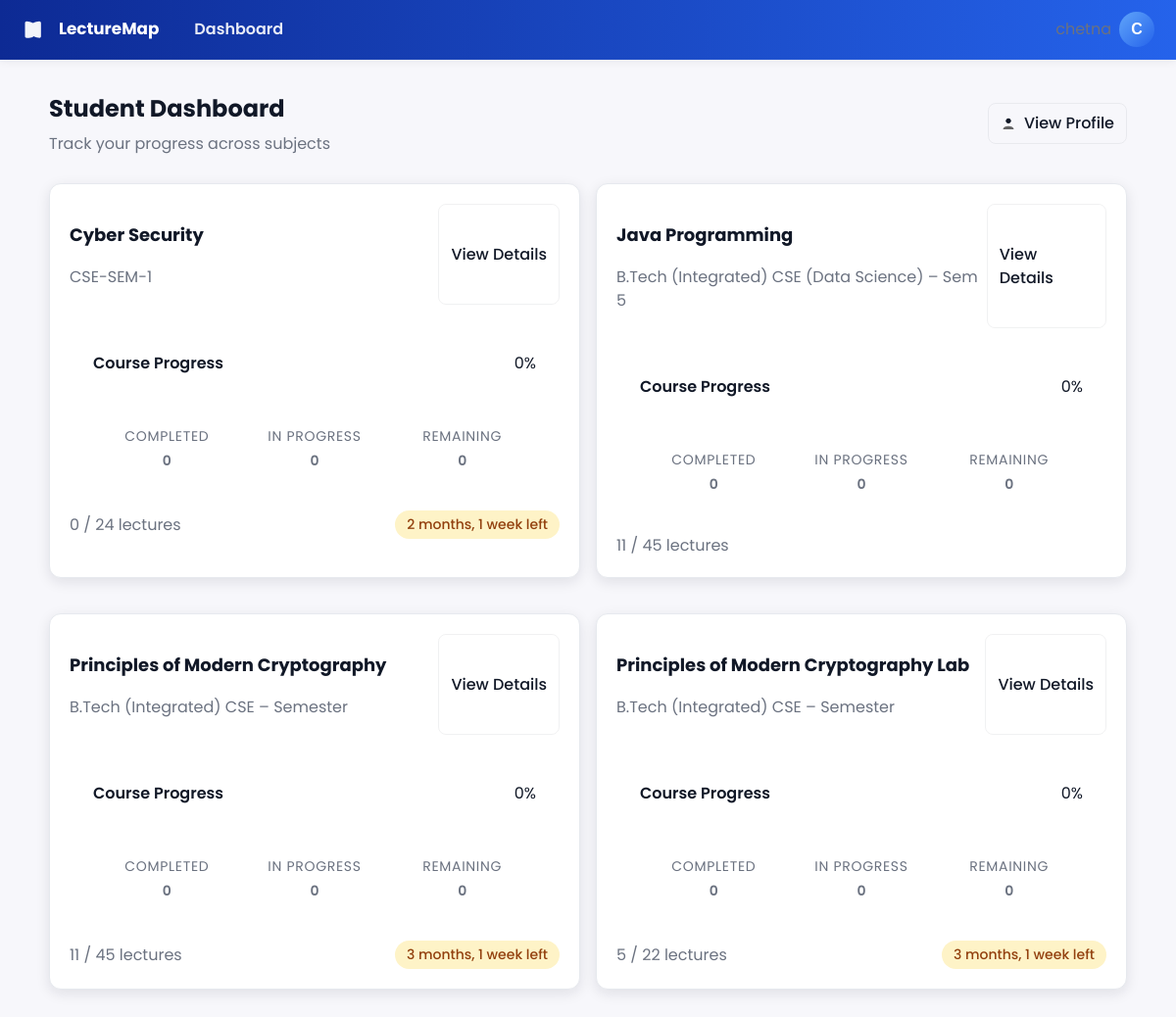
The app's page /student/ (signed in) with its own data.
### myapp/models.py (models this page shows, shortened)
class Subject(models.Model):
    name = models.CharField(max_length=200, unique=True)
    class_name = models.CharField(max_length=120, default="CSE-SEM-1")
    planned_lectures = models.PositiveIntegerField(default=24)
    start_date = models.DateField(default=timezone.now)
    end_date = models.DateField(null=True, blank=True)
    teacher = models.ForeignKey(User, on_delete=models.CASCADE, related_name='taught_subjects', null=True)
    @property
    def conducted_lectures(self):
        return self.sessions.count()
    @property
    def progress_percent(self):
        total_topics = Topic.objects.filter(chapter__subject=self).count()
        if total_topics == 0:
            return 0
        completed = TopicProgress.objects.filter(
            topic__chapter__subject=self,
            status='completed'
        ).count()
        in_progress = TopicProgress.objects.filter(
            topic__chapter__subject=self,
            status='in_progress'
        ).count()
        student_count = User.objects.filter(groups__name='Student').count()
        if student_count == 0:
            return 0
        weighted_progress = (completed + (in_progress * 0.5)) / student_count
        return round((weighted_progress / total_topics) * 100, 1)

### myapp/views.py (the view)
# urls.py: path('student/', views.student_dashboard, name='student_dashboard'),
@login_required
def student_dashboard(request):
    subs = Subject.objects.all().order_by('name')
    return render(request, 'myapp/student_dashboard.html', {'subjects': subs})

### myapp/templatetags/myapp_extras.py (called while the page is built)
@register.filter
def is_teacher(user):
    return _is_teacher(user)

### myapp/views.py (called while the page is built)
def _is_teacher(user):
    return user.is_staff or user.groups.filter(name__iexact='Teacher').exists()

### templates/myapp/student_dashboard.html (shortened to what this page needs)
{% extends "base.html" %}
{% block content %}
<div class="animate-fade-in">
  <header style="display:flex;justify-content:space-between;align-items:center;margin-bottom:28px">
    <div>
      <h1 style="font-size:1.5rem;margin:0 0 6px;font-weight:700">Student Dashboard</h1>
      <p style="margin:0;color:var(--muted)">Track your progress across subjects</p>
    </div>
    <div>
      <a href="{% url 'profile' %}" class="btn btn-outline" style="display:inline-flex;align-items:center;gap:8px">
        <svg width="16" height="16" viewBox="0 0 24 24" fill="none" aria-hidden="true">
          <path d="M12 12c2.21 0 4-1.79 4-4s-1.79-4-4-4-4 1.79-4 4 1.79 4 4 4z" fill="currentColor" />
          <path d="M4 20c0-2.21 3.58-4 8-4s8 1.79 8 4v1H4v-1z" fill="rgba(0,0,0,0.6)" />
        </svg>
        View Profile
      </a>
    </div>
  </header>
  {% if not subjects %}
    <div class="card text-center py-8">
      <svg class="mx-auto mb-4" width="48" height="48" viewBox="0 0 24 24" fill="none" stroke="#6b7280" stroke-width="2">
        <path d="M2 3h6a4 4 0 0 1 4 4v14a3 3 0 0 0-3-3H2z"></path>
        <path d="M22 3h-6a4 4 0 0 0-4 4v14a3 3 0 0 1 3-3h7z"></path>
      </svg>
      <h2 class="text-xl font-bold mb-2">No subjects yet</h2>
      <p class="text-muted">You're not enrolled in any subjects.</p>
    </div>
  {% else %}
    <div class="grid grid-cols-2 gap-4">
      {% for s in subjects %}
        <div class="card">
          <div class="flex justify-between items-start mb-4">
            <div>
              <h3 class="text-lg font-bold">{{ s.name }}</h3>
              <p class="text-muted">{{ s.class_name }}</p>
            </div>
            <a href="{% url 'subject_detail' s.id %}" class="btn btn-outline">View Details</a>
          </div>
          <div class="mb-4">
            <div hx-get="{% url 'progress_partial' s.id %}"
                 hx-trigger="load every 3s"
                 hx-swap="outerHTML"
                 data-progress-bar>
              {% include "myapp/_progress_bar.html" with subject=s %}
            </div>
          </div>
          <div class="flex justify-between items-center text-sm">
            <span class="text-muted">
              {{ s.conducted_lectures }} / {{ s.planned_lectures }} lectures
            </span>
            {% if s.end_date %}
              <span class="badge {% if s.end_date|timeuntil:today > '30 days' %}badge-success{% else %}badge-warning{% endif %}">
                {{ s.end_date|timeuntil }} left
              </span>
            {% endif %}
          </div>
        </div>
      {% endfor %}
    </div>
  {% endif %}
</div>
{% endblock %}

### templates/topbar.html (shortened to what this page needs)
{% load static %}
{% load myapp_extras %}
<nav class="topbar">
  <div class="topbar-left flex items-center gap-4">
    <a href="{% url 'home' %}" class="logo">
      <span class="brand">LectureMap</span>
    </a>
    {% if user.is_authenticated %}
      {% if request.user|is_teacher %}
        <a href="{% url 'teacher_dashboard' %}" class="nav-link {% if request.resolver_match.url_name == 'teacher_dashboard' %}active{% endif %}">
          Dashboard
        </a>
      {% elif request.user|is_student %}
        <a href="{% url 'student_dashboard' %}" class="nav-link {% if request.resolver_match.url_name == 'student_dashboard' %}active{% endif %}">
          Dashboard
        </a>
      {% endif %}
    {% endif %}
  </div>
  <div class="topbar-right flex items-center gap-4">
    {% if user.is_authenticated %}
      <div class="flex items-center gap-2">
        {% if user.profile.full_name %}
          <span class="text-muted">{{ user.profile.full_name }}</span>
        {% else %}
          <span class="text-muted">{{ user.username }}</span>
        {% endif %}
        <div class="dropdown">
          <button class="avatar" onclick="toggleDropdown(event)" aria-haspopup="true" aria-expanded="false" style="background:linear-gradient(135deg,#60A5FA,#2563EB);width:36px;height:36px;border-radius:999px;border:none;color:white;font-weight:700;display:flex;align-items:center;justify-content:center">
            {{ user.username|make_list|first|upper }}
          </button>
        </div>
      </div>
    {% else %}
      <div class="flex items-center gap-2">
        <a href="{% url 'signup' %}" class="nav-link">Sign up</a>
        <a href="{% url 'login_role' 'student' %}" class="btn btn-primary">Login</a>
      </div>
    {% endif %}
  </div>
</nav>

### templates/myapp/_progress_bar.html (shortened to what this page needs)
<div class="progress-container" data-progress-bar>
  <div class="progress-stats">
    <div class="progress-label">Course Progress</div>
    <div class="progress-percent">{{ progress_percent|default:0 }}%</div>
  </div>
  <div class="progress-bar">
  </div>
  <div class="progress-details">
    <div class="progress-detail">
      <span class="detail-label">Completed</span>
      <span class="detail-value">{{ completed_topics|default:0 }}</span>
    </div>
    <div class="progress-detail">
      <span class="detail-label">In Progress</span>
      <span class="detail-value">{{ in_progress_topics|default:0 }}</span>
    </div>
    <div class="progress-detail">
      <span class="detail-label">Remaining</span>
      <span class="detail-value">{{ remaining_topics|default:0 }}</span>
    </div>
  </div>
</div>

### static/styles.css (style rules this page uses)
:root { --primary: #2563eb; --primary-dark: #1d4ed8; --accent: #0ea5e9; --success: #22c55e; --warning: #eab308; --danger: #ef4444; --bg-gradient: linear-gradient(180deg, #f8fafc 0%, #eef2ff 100%); --card-bg: #ffffff; --text: #1f2937; --text-muted: #6b7280; --border: #e5e7eb; --shadow-sm: 0 1px 2px rgba(0,0,0,0.05); --shadow: 0 4px 6px -1px rgba(0,0,0,0.1); --shadow-lg: 0 10px 15px -3px rgba(0,0,0,0.1); }
body { background: var(--bg-gradient); color: var(--text); font-family: 'Inter', system-ui, sans-serif; line-height: 1.5; min-height: 100vh; }
.card { background: var(--card-bg); border-radius: 0.75rem; box-shadow: var(--shadow); padding: 1.5rem; margin-bottom: 1.5rem; transition: box-shadow 0.2s; }
.topbar { background: var(--primary); color: white; padding: 0.75rem 1.5rem; }
.nav-link { color: rgba(255,255,255,0.9); text-decoration: none; padding: 0.5rem 0.75rem; border-radius: 0.375rem; transition: all 0.2s; }
.btn { display: inline-flex; align-items: center; padding: 0.5rem 1rem; border-radius: 0.375rem; font-weight: 500; text-decoration: none; transition: all 0.2s; border: none; cursor: pointer; }
.btn-outline { border: 1px solid var(--border); background: white; color: var(--text); }
.badge { display: inline-flex; align-items: center; padding: 0.25rem 0.75rem; border-radius: 9999px; font-size: 0.875rem; font-weight: 500; }
.badge-warning { background: #fef3c7; color: #92400e; }
.grid { display: grid; gap: 1.5rem; }
.grid-cols-2 { grid-template-columns: repeat(2, 1fr); }
.flex { display: flex; }
.items-center { align-items: center; }
.justify-between { justify-content: space-between; }
.gap-2 { gap: 0.5rem; }
.gap-4 { gap: 1rem; }
.text-lg { font-size: 1.125rem; }
.font-bold { font-weight: 700; }
.text-muted { color: var(--text-muted); }
.mb-4 { margin-bottom: 1rem; }
.progress-bar { width: 100%; height: 0.5rem; background: var(--border); border-radius: 9999px; overflow: hidden; }
.animate-fade-in { animation: fadeIn 0.3s ease-out; }
.avatar { width: 2.5rem; height: 2.5rem; border-radius: 9999px; background: var(--primary); color: white; display: flex; align-items: center; justify-content: center; font-weight: 500; font-size: 1rem; }

### templates/base.html (style rules this page uses)
:root { --bg: #f7f7fb; --card: #ffffff; --muted: #6b7280; --text: #111827; --primary: #2563eb; --primary-600: #1d4ed8; --border: #e6e9ee; --card-shadow: 0 8px 24px rgba(16,24,40,0.06); --radius: 12px; }
body { margin: 0; font-family: 'Poppins', Inter, system-ui, -apple-system, 'Segoe UI', Roboto, 'Helvetica Neue', Arial; background: var(--bg); color: var(--text); -webkit-font-smoothing:antialiased; -moz-osx-font-smoothing:grayscale; line-height:1.5; }
.topbar { display:flex; justify-content:space-between; align-items:center; background: linear-gradient(90deg, rgba(13,42,148,1) 0%, rgba(37,99,235,1) 100%); color: white; padding: 10px 22px; box-shadow: 0 2px 8px rgba(16,24,40,0.06); border-bottom: 1px solid rgba(255,255,255,0.04); }
.logo { display:flex; align-items:center; gap:10px; text-decoration:none; color:white; }
.logo .brand { font-weight:700; font-size:1.05rem; }
.nav-link { color: rgba(255,255,255,0.9); margin-left:12px; text-decoration:none; font-weight:600; }
.btn { display:inline-flex; align-items:center; gap:8px; padding:8px 12px; border-radius:8px; cursor:pointer; border:1px solid var(--border); background:var(--card); color:var(--text); text-decoration:none; }
.btn-outline { background: transparent; border:1px solid rgba(15,23,42,0.06); }
.topbar-left, .topbar-right { display:flex; align-items:center; gap:12px; }
.card { background: var(--card); padding:20px; border-radius: var(--radius); margin-bottom:20px; box-shadow: var(--card-shadow); border:1px solid var(--border); }
.progress-container { background: white; padding: 1rem; border-radius: 0.5rem; }
.progress-bar { width: 100%; height: 8px; background: #e5e7eb; border-radius: 4px; overflow: hidden; margin: 8px 0; }
.progress-details { display: flex; justify-content: space-between; margin-top: 8px; font-size: 0.875rem; color: #6b7280; }
.progress-detail { text-align: center; }
.detail-label { display: block; font-size: 0.75rem; text-transform: uppercase; letter-spacing: 0.05em; margin-bottom: 2px; }
.detail-value { font-weight: 600; color: #374151; }
.topbar-left, .topbar-right { display: flex; align-items: center; }
.card { background: #fff; padding: 20px; border-radius: 12px; margin-bottom: 20px; box-shadow: 0 4px 14px rgba(16,24,40,.1); }

### templates/topbar.html (style rules this page uses)
.dropdown { position: relative; }

### records on screen
Subject: name "Cyber Security", class_name "CSE-SEM-1", progress_percent "0", completed_topics "0", in_progress_topics "0", remaining_topics "0", conducted_lectures "0", planned_lectures "24", end_date "2 months, 1 week"
Subject: name "Java Programming", class_name "B.Tech (Integrated) CSE (Data Science) – Sem 5", progress_percent "0", completed_topics "0", in_progress_topics "0", remaining_topics "0", conducted_lectures "11", planned_lectures "45"
Subject: name "Principles of Modern Cryptography", class_name "B.Tech (Integrated) CSE – Semester", progress_percent "0", completed_topics "0", in_progress_topics "0", remaining_topics "0", conducted_lectures "11", planned_lectures "45", end_date "3 months, 1 week"
Subject: name "Principles of Modern Cryptography Lab", class_name "B.Tech (Integrated) CSE – Semester", progress_percent "0", completed_topics "0", in_progress_topics "0", remaining_topics "0", conducted_lectures "5", planned_lectures "22", end_date "3 months, 1 week"

### other values on screen
{{ user.username }} "chetna"
{{ user.username|make_list|first|upper }} "C"
